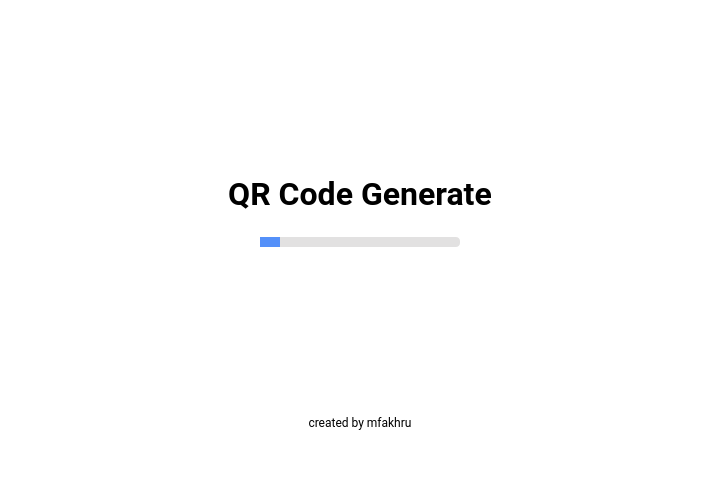
<?xml version="1.0" encoding="UTF-8"?>
<ui version="4.0">
 <class>Form</class>
 <widget class="QWidget" name="Form">
  <property name="geometry">
   <rect>
    <x>0</x>
    <y>0</y>
    <width>720</width>
    <height>480</height>
   </rect>
  </property>
  <property name="windowTitle">
   <string>Form</string>
  </property>
  <property name="styleSheet">
   <string notr="true">QWidget{
	background-color: rgb(255,255,255);
}</string>
  </property>
  <layout class="QVBoxLayout" name="verticalLayout">
   <property name="spacing">
    <number>15</number>
   </property>
   <property name="leftMargin">
    <number>50</number>
   </property>
   <property name="topMargin">
    <number>20</number>
   </property>
   <property name="rightMargin">
    <number>50</number>
   </property>
   <property name="bottomMargin">
    <number>50</number>
   </property>
   <item>
    <spacer name="verticalSpacer">
     <property name="orientation">
      <enum>Qt::Vertical</enum>
     </property>
     <property name="sizeHint" stdset="0">
      <size>
       <width>20</width>
       <height>155</height>
      </size>
     </property>
    </spacer>
   </item>
   <item>
    <widget class="QLabel" name="label">
     <property name="sizePolicy">
      <sizepolicy hsizetype="Preferred" vsizetype="Fixed">
       <horstretch>0</horstretch>
       <verstretch>0</verstretch>
      </sizepolicy>
     </property>
     <property name="font">
      <font>
       <family>Roboto</family>
       <pointsize>24</pointsize>
       <weight>75</weight>
       <bold>true</bold>
      </font>
     </property>
     <property name="styleSheet">
      <string notr="true"/>
     </property>
     <property name="text">
      <string>QR Code Generate</string>
     </property>
     <property name="alignment">
      <set>Qt::AlignCenter</set>
     </property>
    </widget>
   </item>
   <item>
    <widget class="QFrame" name="frame">
     <layout class="QHBoxLayout" name="horizontalLayout_3">
      <item>
       <spacer name="horizontalSpacer_5">
        <property name="styleSheet">
         <string>QProgressBar {
     border: 2px #E2E1E1;
     background-color: #E2E1E1;
	 text-align: right;
	 color: white;
	 border-radius: 4px;
 }

 QProgressBar::chunk {
	border-radius: 4px;
     background-color: #1D71DF;
     width: 20px;
 }</string>
        </property>
        <property name="orientation">
         <enum>Qt::Horizontal</enum>
        </property>
        <property name="sizeHint" stdset="0">
         <size>
          <width>0</width>
          <height>0</height>
         </size>
        </property>
       </spacer>
      </item>
      <item>
       <widget class="QProgressBar" name="progressBar">
        <property name="sizePolicy">
         <sizepolicy hsizetype="Expanding" vsizetype="Maximum">
          <horstretch>0</horstretch>
          <verstretch>0</verstretch>
         </sizepolicy>
        </property>
        <property name="minimumSize">
         <size>
          <width>0</width>
          <height>10</height>
         </size>
        </property>
        <property name="maximumSize">
         <size>
          <width>16777215</width>
          <height>10</height>
         </size>
        </property>
        <property name="font">
         <font>
          <family>Segoe UI</family>
          <pointsize>7</pointsize>
          <weight>50</weight>
          <bold>false</bold>
         </font>
        </property>
        <property name="styleSheet">
         <string notr="true">QProgressBar {
     border: 2px #E2E1E1;
     background-color: #E2E1E1;
	 text-align: right;
	 color: white;
	 border-radius: 4px;
 }

 QProgressBar::chunk {
    background-color: rgb(84,144,249);
    width: 20px;
 }</string>
        </property>
        <property name="maximum">
         <number>100</number>
        </property>
        <property name="value">
         <number>1</number>
        </property>
        <property name="textVisible">
         <bool>false</bool>
        </property>
        <property name="format">
         <string>%p%</string>
        </property>
       </widget>
      </item>
      <item>
       <spacer name="horizontalSpacer_6">
        <property name="orientation">
         <enum>Qt::Horizontal</enum>
        </property>
        <property name="sizeHint" stdset="0">
         <size>
          <width>0</width>
          <height>0</height>
         </size>
        </property>
       </spacer>
      </item>
     </layout>
    </widget>
   </item>
   <item>
    <spacer name="verticalSpacer_3">
     <property name="orientation">
      <enum>Qt::Vertical</enum>
     </property>
     <property name="sizeHint" stdset="0">
      <size>
       <width>20</width>
       <height>40</height>
      </size>
     </property>
    </spacer>
   </item>
   <item>
    <widget class="QPushButton" name="mfakhru">
     <property name="font">
      <font>
       <family>Roboto</family>
      </font>
     </property>
     <property name="styleSheet">
      <string notr="true">background-color:white;
border: none;
color: black;</string>
     </property>
     <property name="text">
      <string>created by mfakhru</string>
     </property>
    </widget>
   </item>
  </layout>
 </widget>
 <resources/>
 <connections/>
</ui>
